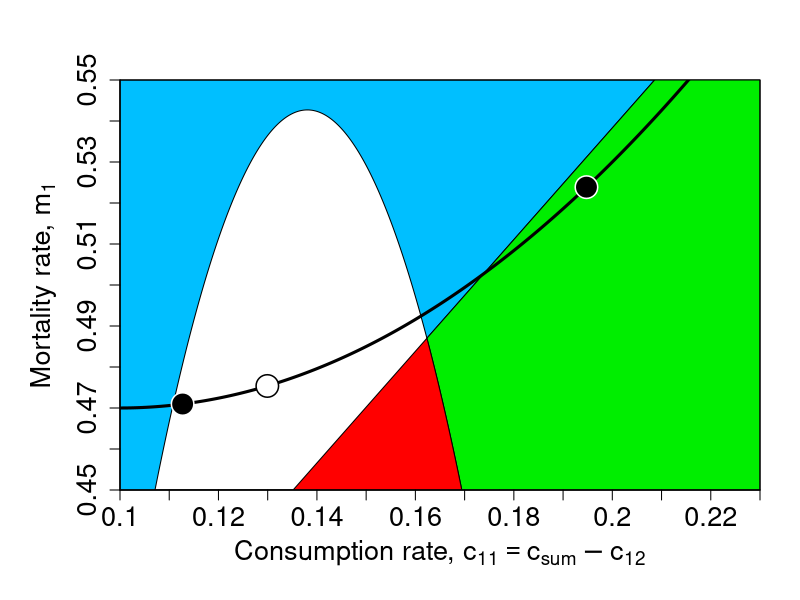

Source code (R):
###--- parameters ---###
csum <- 0.25; c2 <- c(0.1, 0.15)
wii <- 0.06; wij <- 0.1
K <- 100; m2 <- 0.5

xMin <- 0.1; xMax <- 0.23
yMin <- 0.4; yMax <- 0.6
###-- intersects ---###
intsct <- c( c2[1]*csum/(c2[1] + c2[2]), (c2[1]/c2[2])*csum/((wii/wij)^2+(c2[1]/c2[2])) )

ccc1 <- -c2[2]*csum*K*wii^2+2*csum*m2*wij-3*c2[1]*csum*K*wij^2-c2[2]*wii*yMin + c2[1]*wij*yMin
ccc2 <- -4*csum*(m2*(wii + wij) -  2*K*(c2[2]*wii^2 + c2[1]*wij^2))*(csum*wij*(m2 - c2[1]*K*wij) - c2[2]*wii*yMin)
ccc3 <- c2[2]*wii*(csum*K*wii + yMin) + wij*(-2*csum*m2 + 3*c2[1]*csum*K*wij - c2[1]*yMin)
ccc4 <- 2*m2*(wii + wij) - 4*K*(c2[2]*wii^2 + c2[1]*wij^2)
m1.yMin01 <- (ccc1 + sqrt( ccc2 + ccc3^2 ))/ccc4

ddd1 <- c2[2]*csum*K*wii^2 - 2*csum*m2*wij + 3*c2[1]*csum*K*wij^2 + c2[2]*wii*yMin - c2[1]*wij*yMin
ddd2 <- -4*csum*(m2*(wii + wij) - 2*K*(c2[2]*wii^2 + c2[1]*wij^2))*(csum*wij*(m2 - c2[1]*K*wij) - c2[2]*wii*yMin)
ddd3 <- c2[2]*wii*(csum*K*wii + yMin) + wij*(-2*csum*m2 + 3*c2[1]*csum*K*wij - c2[1]*yMin)
ddd4 <- 2*m2*(wii + wij) - 4*K*(c2[2]*wii^2 + c2[1]*wij^2)
m1.yMin02 <- -(ddd1 + sqrt( ddd2 + ddd3^2 ))/ddd4

eee1 <- c2[2]*csum*wij*(m2 - c2[1]*K*wij) + c2[1]^2*wij*(csum*K*wij - yMax) - c2[2]^2*wii*yMax
eee2 <- c2[1]^2*K*wij^2 + c2[2]*(-c2[2]*K*wii^2 + m2*wij) - c2[1]*(m2*wii + c2[2]*K*(-wii^2 + wij^2))
m2.yMax <- eee1/eee2

fff1 <- c2[2]*csum*wij*(m2 - c2[1]*K*wij) + c2[1]^2*wij*(csum*K*wij - yMin) - c2[2]^2*wii*yMin
fff2 <- c2[1]^2*K*wij^2 + c2[2]*(-c2[2]*K*wii^2 + m2*wij) - c2[1]*(m2*wii + c2[2]*K*(-wii^2 + wij^2))
m2.yMin <- fff1/fff2

###
###--- variables ---###
xLen <- 10000

###--- conditions 1 ---###
c11 <- seq(m1.yMin01, intsct[2],length=xLen)

aaa1 <- c11*K*wii
aaa2 <- (-c11+csum)*K*wij
aaa3 <- m2 - K*(c2[2]*wii+c2[1]*wij)
aaa4 <- -2*(csum/c11) + (csum/c11)^2 + (wii/wij+1)
aaa5 <- -1 + (csum/c11) + (c2[1]/c2[2])*(wij/wii)
aaa6 <- c11/c2[2]
aaa7 <- wij/wii

m11 <- aaa1 + aaa2 + aaa3*aaa4/aaa5*aaa6*aaa7

###--- conditions 2 ---###
c11 <- seq(intsct[2], m1.yMin02,length=xLen)

aaa1 <- c11*K*wii
aaa2 <- (-c11+csum)*K*wij
aaa3 <- m2 - K*(c2[2]*wii+c2[1]*wij)
aaa4 <- -2*(csum/c11) + (csum/c11)^2 + (wii/wij+1)
aaa5 <- -1 + (csum/c11) + (c2[1]/c2[2])*(wij/wii)
aaa6 <- c11/c2[2]
aaa7 <- wij/wii

m12 <- aaa1 + aaa2 + aaa3*aaa4/aaa5*aaa6*aaa7

###--- conditions 3 ---###
c11 <- seq(m2.yMin, intsct[2],length=xLen)

bbb1 <- c11*(K*wii- K*wij)
bbb2 <- csum*K*wij
bbb3 <- m2 - c2[2]*K*wii - c2[1]*K*wij
bbb4 <- (c2[1]/c2[2])*wii + (-1+(csum/c11))*wij
bbb5 <- wii + (c2[1]/c2[2])^2*wij
bbb6 <- c11/c2[2]

m21 <- bbb1 + bbb2 + bbb3*bbb4/bbb5*bbb6

###--- conditions 4 ---###
c11 <- seq(intsct[2], m2.yMax, length=xLen)

bbb1 <- c11*(K*wii- K*wij)
bbb2 <- csum*K*wij
bbb3 <- m2 - c2[2]*K*wii - c2[1]*K*wij
bbb4 <- (c2[1]/c2[2])*wii + (-1+(csum/c11))*wij
bbb5 <- wii + (c2[1]/c2[2])^2*wij
bbb6 <- c11/c2[2]

m22 <- bbb1 + bbb2 + bbb3*bbb4/bbb5*bbb6

###--- graphic ---###
###--- figure 1 ---###
fname="~/morita-yamamichi2024/result/figureS13"
pdf(paste( fname, "pdf", sep = "." ), width=7, height=7 )
par(ps=15)
par(mar=c(5.5, 6.0, 4, 2)) # margin

yMin <- 0.45; yMax <- 0.55
plot( c(0,0),c(0,0),
      xlab = expression(paste("Consumption rate, ", c[11] == c[sum] - c[12])), 
      ylab = expression(paste("Mortality rate, ", m[1])),
      cex.lab=1.3, 
      xlim = c(xMin,xMax), ylim = c(yMin,yMax), 
      type="n", xaxt="n",yaxt="n", xaxs="i", yaxs="i", 
    )

x1 <- seq(m1.yMin01, intsct[2], length=xLen)
x2 <- seq(intsct[2], m2.yMax, length=xLen)

xxx1 <- c( c(xMin,m1.yMin01), x1, x2, c(m2.yMax,intsct[2]), c(xMin,xMin) )
yyy1 <- c( c(yMin,yMin), m11, m22, c(yMax,yMax), c(yMax,yMin) )
polygon(xxx1, yyy1, col="deepskyblue")

x3 <- seq(intsct[2], m1.yMin02,length=xLen)

xxx2 <- c( x3, c(m1.yMin02,xMax), c(xMax,m2.yMax), rev(x2) )
yyy2 <- c( m12, c(yMin,yMin), c(yMax,yMax), rev(m22) )
polygon(xxx2, yyy2, col="green2")

x4 <- seq(m2.yMin, intsct[2], length=xLen)

xxx3 <- c( x4, x3, c(m1.yMin02,m2.yMin) )
yyy3 <- c( m21, m12, c(yMin,yMin)  )
polygon(xxx3, yyy3, col="red1")

par(new=T)
plot( seq(xMin,xMax, length=xLen), 0.47 + 6*(seq(xMin,xMax, length=xLen)-0.1)^2,
      xlim = c(xMin,xMax), ylim = c(yMin,yMax), 
      xlab = "", ylab = "",
      type = "l", lwd=3, xaxt="n",yaxt="n", xaxs="i", yaxs="i"
    )

axis(side=1, at=seq(xMin,xMax,by=0.01), labels=seq(xMin,xMax,by=0.01), cex.axis=1.3 ) # x-axis
axis(side=2, at=seq(yMin,yMax,by=0.01), labels=seq(yMin,yMax,by=0.01), cex.axis=1.3) # y-axis

x.fp <- 0.112719
points( x.fp, 0.47 + 6*(x.fp-0.1)^2, pch=21, cex=3, col="white", bg="black", lwd=1.5 )

x.fp <- 0.194749
points( x.fp, 0.47 + 6*(x.fp-0.1)^2, pch=21, cex=3, col="white", bg="black", lwd=1.5 )

x.fp <- 0.129926
points( x.fp, 0.47 + 6*(x.fp-0.1)^2, pch=21, cex=3, col="black", bg="white", lwd=1.5 )

dev.off()

print("Supplementary figure S13 completed!")